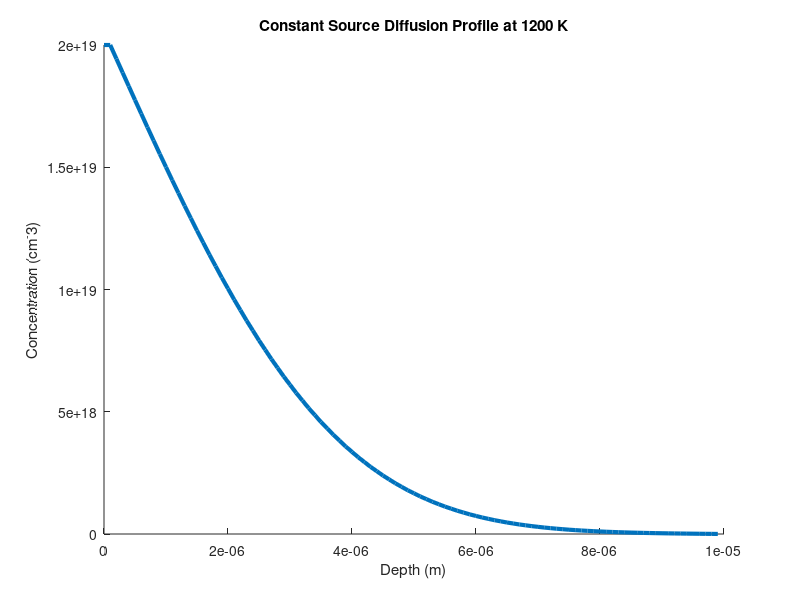
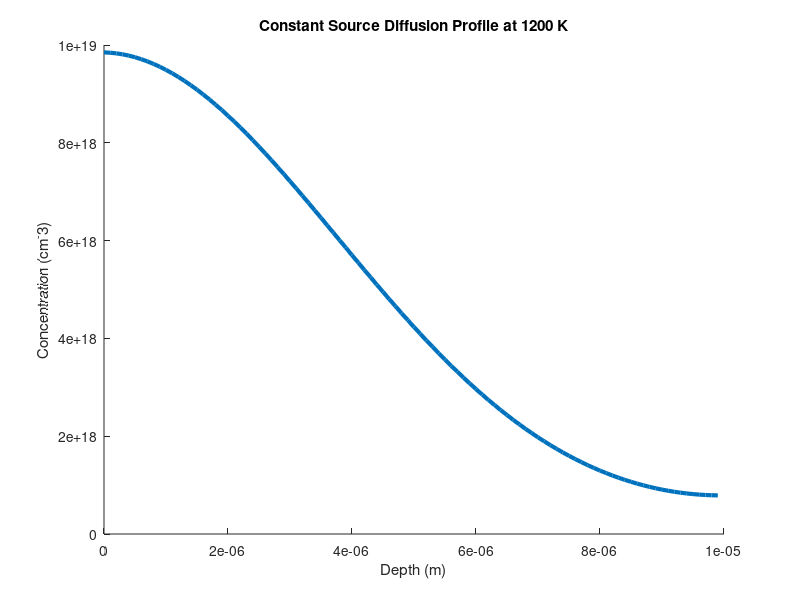
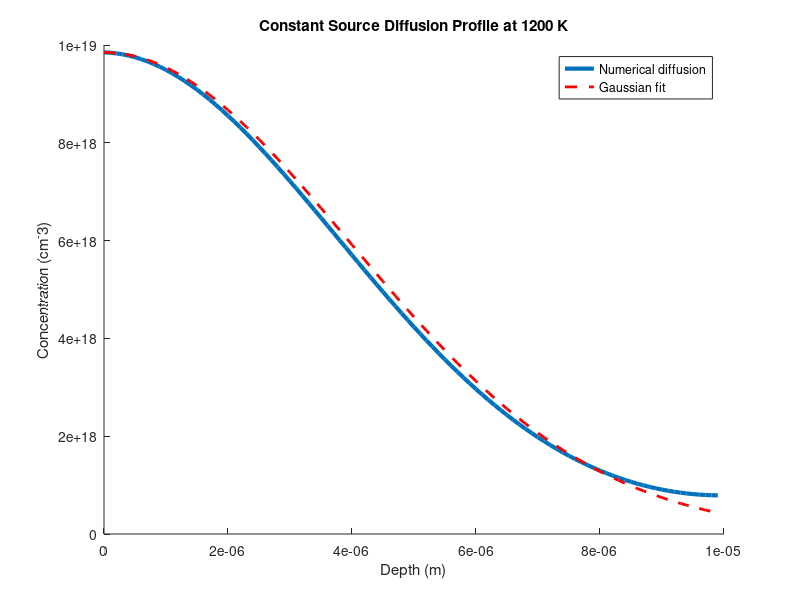
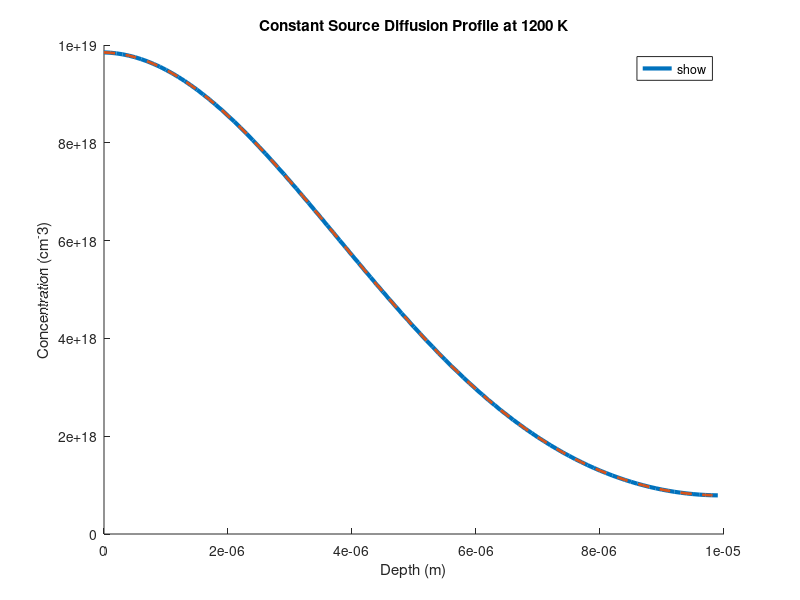

MATLAB code to generate these figures, in order:
%% Initialization
% Constant Source Diffusion
% We make DΔt/(Δx^2)=1/2
% T=1200K
% R=1.987 (Universal Gas Constant)
%D=5.275027924x10^-19m^2/s
% Δt= 947867.2988 s
% Δx = 1x10^6 m
D=5.275027924e-19;
deltaT = 9478.672988; % Time step
deltaX = 1e-7; % Spatial step

% D cant' change aslong as temp doesn't change, but what we can 
%change is the time step. And make it more accurate
% Not that deltaT is initially wrong, just that whe want it to be exactly
% 0.5
deltaT= (0.5*(deltaX^2))/(D);

a=(D*deltaT)/(deltaX^2);
% a=0.5;

%% Getting the CSD

iterations=800;
depth_size=100;
C_vector = zeros(iterations,depth_size);
C_vector(1,1:2) = [2e19 2e19];

C_vectorCSD=C_vector;
for i = 2:iterations
    for j = 2:depth_size 

        if j==depth_size
            C_vectorCSD(i,j)=a*(C_vectorCSD(i-1,j-1));
        else
            C_vectorCSD(i,j)=a*(C_vectorCSD(i-1,j-1)+C_vectorCSD(i-1,j+1));
        end
    end
    C_vectorCSD(i,1:2)=[2e19 2e19];


end
figure; 
hold on; 
grid on;
x=(0:depth_size-1)*deltaX;
plot(x, C_vectorCSD(end,:), 'LineWidth', 3);
xlabel('Depth (m)');
ylabel('Concentration (cm^-3)');
title('Constant Source Diffusion Profile at 1200 K');
grid off;

fprintf("Constant Source Diffusion Time Taken = %.3e s\n", (iterations * deltaT)/(3600*24));

%% Answering Question 4-5

iterations=1000;
C_vectorDID=zeros(iterations,depth_size);
C_vectorDID(1, :)=C_vectorCSD(end, :);

for i = 2:iterations

    for j = 1:depth_size %size of array -1





        if j==depth_size
            C_vectorDID(i,j)=a*(C_vectorDID(i-1,j)+C_vectorDID(i-1,j-1));
        elseif j==1
            C_vectorDID(i,j)=a*(C_vectorDID(i-1,j)+C_vectorDID(i-1,j+1));
        else
            C_vectorDID(i,j)=a*(C_vectorDID(i-1,j-1)+C_vectorDID(i-1,j+1));
        end
    end



end

figure;
hold on; 
grid on;
x=(0:depth_size-1)*deltaX;
plot(x,C_vectorDID(end, :),'LineWidth', 3);
xlabel('Depth (m)');
ylabel('Concentration (cm^-3)');
title('Constant Source Diffusion Profile at 1200 K');
grid off;

fprintf("Constant Source Diffusion Time Taken = %.3e s\n", (iterations * deltaT)/(3600*24));

%% Answering Question 6

iterations=1000;
C_vectorDID=zeros(iterations,depth_size);
C_vectorDID(1, :)=C_vectorCSD(end, :);

for i = 2:iterations

    for j = 1:depth_size %size of array -1





        if j==depth_size
            C_vectorDID(i,j)=a*(C_vectorDID(i-1,j)+C_vectorDID(i-1,j-1));
        elseif j==1
            C_vectorDID(i,j)=a*(C_vectorDID(i-1,j)+C_vectorDID(i-1,j+1));
        else
            C_vectorDID(i,j)=a*(C_vectorDID(i-1,j-1)+C_vectorDID(i-1,j+1));
        end
    end



end

figure;
hold on; 
grid on;
x=(0:depth_size-1)*deltaX;
plot(x,C_vectorDID(end, :),'LineWidth', 3);


% Choose centre of the Gaussian (here: middle of the domain)
mu = 0;

% Choose a width (standard deviation). Adjust this to match your profile.
sigma = (max(x) - min(x))/2.5;  

% Build Gaussian on same x-grid
G = gaussmf(x, [sigma mu]);

% Scale Gaussian to have the same maximum as the numerical solution
G = G .* max(C_vectorDID(end, :));

% Plot Gaussian
plot(x, G, '--r', 'LineWidth', 2);

legend('Numerical diffusion', 'Gaussian fit', 'Location', 'best');

xlabel('Depth (m)');
ylabel('Concentration (cm^-3)');
title('Constant Source Diffusion Profile at 1200 K');
grid off;

fprintf("Constant Source Diffusion Time Taken = %.3e s\n", (iterations * deltaT)/(3600*24));


%% Answering Question 7

iterations=1000;
C_vectorDID=zeros(iterations,depth_size);
C_vectorDID(1, :)=C_vectorCSD(end, :);

for i = 2:iterations

    for j = 1:depth_size %size of array -1





        if j==depth_size
            C_vectorDID(i,j)= C_vectorDID(i,j)+a*(C_vectorDID(i-1,j)+C_vectorDID(i-1,j-1)-2* C_vectorDID(i,j));
        elseif j==1
            C_vectorDID(i,j)=C_vectorDID(i,j)+a*(C_vectorDID(i-1,j)+C_vectorDID(i-1,j+1)-2* C_vectorDID(i,j)-2* C_vectorDID(i,j));
        else
            C_vectorDID(i,j)=C_vectorDID(i,j)+a*(C_vectorDID(i-1,j-1)+C_vectorDID(i-1,j+1)-2* C_vectorDID(i,j)-2* C_vectorDID(i,j));
        end
    end



end

figure;
hold on; 
grid on;
x=(0:depth_size-1)*deltaX;
plot(x,C_vectorDID(end, :),'LineWidth', 3,'DisplayName', 'Equation 7.40');

iterations=1000;
C_vectorDID=zeros(iterations,depth_size);
C_vectorDID(1, :)=C_vectorCSD(end, :);

for i = 2:iterations

    for j = 1:depth_size %size of array -1





        if j==depth_size
            C_vectorDID(i,j)=a*(C_vectorDID(i-1,j)+C_vectorDID(i-1,j-1));
        elseif j==1
            C_vectorDID(i,j)=a*(C_vectorDID(i-1,j)+C_vectorDID(i-1,j+1));
        else
            C_vectorDID(i,j)=a*(C_vectorDID(i-1,j-1)+C_vectorDID(i-1,j+1));
        end
    end



end

plot(x, C_vectorDID(end, :),'--', 'LineWidth', 2, 'DisplayName', 'Equation 7.38');
xlabel('Depth (m)');
ylabel('Concentration (cm^-3)');
title('Constant Source Diffusion Profile at 1200 K');
legend('show', 'Location', 'northeast')
grid off;

fprintf("Constant Source Diffusion Time Taken = %.3e s\n", (iterations * deltaT)/(3600*24));
